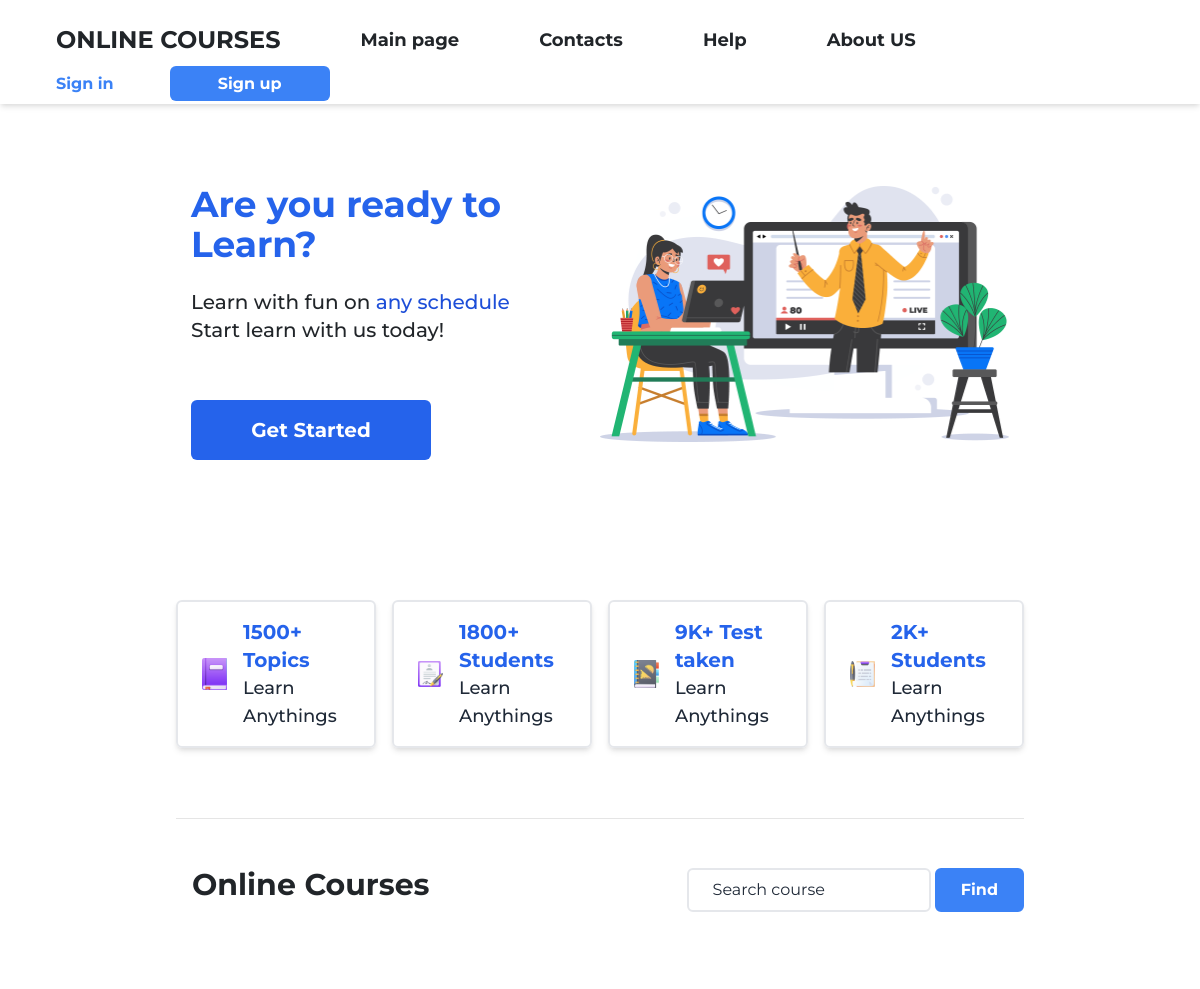
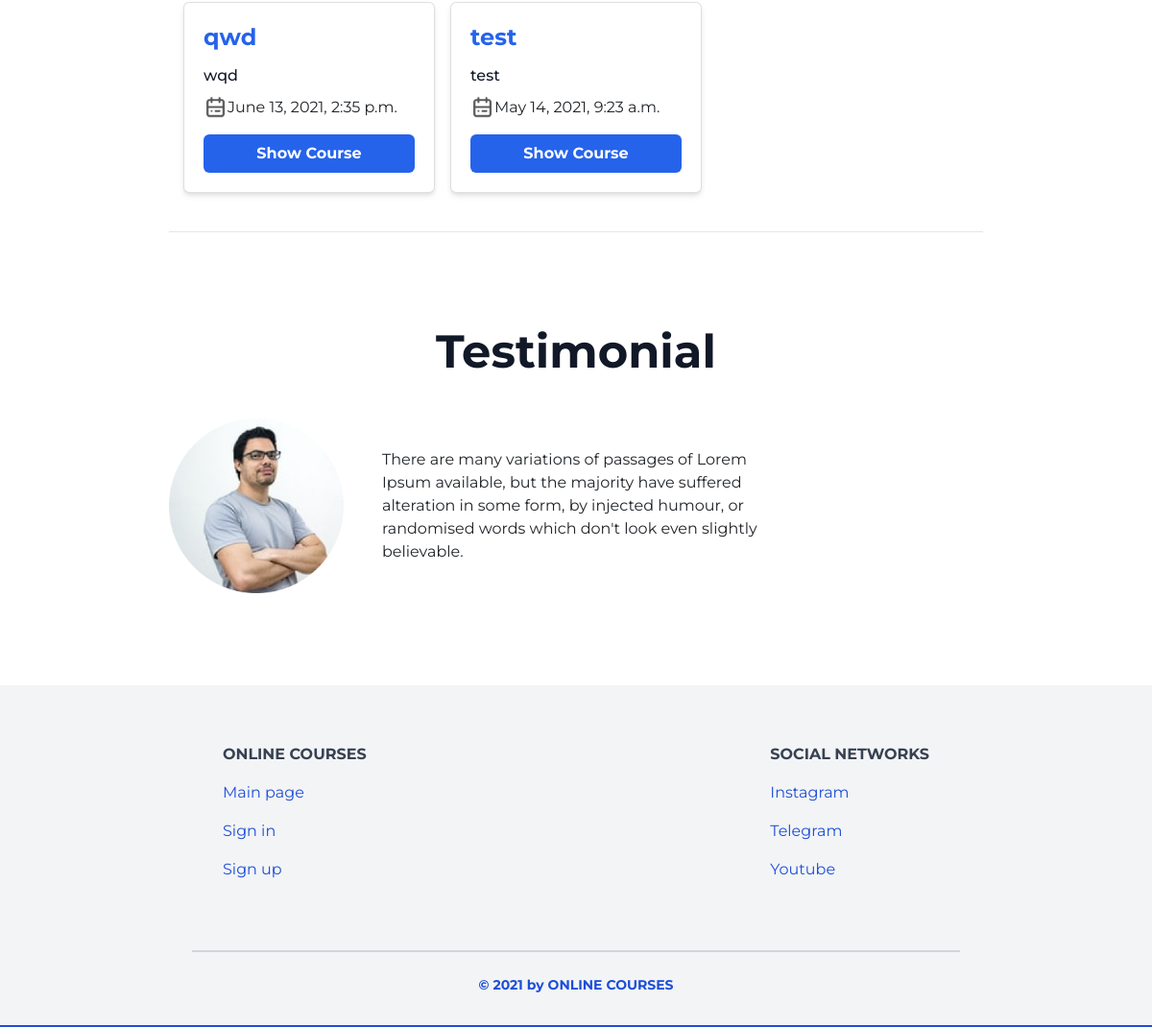
The page / on the database its author committed (2 pictures, top to bottom).
### app/models.py (models this page shows, shortened)
class Courses(models.Model):
    course_name = models.CharField(max_length=1000)
    course_description = models.TextField('description')
    course_date = models.DateTimeField('date created', auto_now_add=True)
    sum_rating = models.FloatField(default=0.0)
    count_rating = models.FloatField(default=0.0)
    course_requirements = models.TextField('requirements')

### app/views.py (the view)
# urls.py: path('', IndexView.as_view(), name='index'),
class IndexView(ListView):
    template_name = "app/index.html"
    context_object_name = "latest_courses"
    queryset = Courses.objects.order_by('course_name')

### app/templates/app/index.html (shortened to what this page needs)
<!DOCTYPE html>
<html lang="en">
<head>
    {% load static %}
    <link rel="stylesheet" href="https://stackpath.bootstrapcdn.com/bootstrap/4.5.0/css/bootstrap.min.css"
>
    <link href="https://unpkg.com/tailwindcss@^2/dist/tailwind.min.css" rel="stylesheet">
    <link href="{% static 'app/css/custom.css' %}" rel="stylesheet">
</head>
<body>
    <nav class="navbar shadow-md">
        <ul class="nav-links flex items-center py-2">
            <a href="/" style="text-decoration: none" class="hover:text-blue-500 transition text-2xl font-bold px-4 py-2 mx-3 logo">
                <span>
                    ONLINE COURSES
                </span>
            </a>
            <li class="text-lg font-bold px-4 py-2 mx-3 nav-item active"><a style="text-decoration: none" class="hover:text-blue-500 transition" href="/">Main page</a></li>
            <li class="text-lg font-bold px-4 py-2 mx-3 nav-item"><a style="text-decoration: none" class="hover:text-blue-500 transition" href="{% url 'contactUs' %}">Contacts</a></li>
            <li class="text-lg font-bold px-4 py-2 mx-3 nav-item"><a style="text-decoration: none" class="hover:text-blue-500 transition" href="{% url 'help' %}">Help</a></li>
            <li class="text-lg font-bold px-4 py-2 mx-3 nav-item"><a style="text-decoration: none" class="hover:text-blue-500 transition" href="{% url 'aboutUs' %}">About US</a></li>
        </ul>
        {%block login%}
        {% if user.is_authenticated%}
        <ul class="nav-links flex items-center">
            <li><a class="px-4 py-2 mx-3 font-bold hover:text-blue-400 transition text-blue-500 nav-item colored cursor-pointer no-underline" href="{% url 'logout' %}">Logout</a></li>
            <li><a class="px-5 py-3 mx-3 font-bold hover:bg-blue-400 transition text-white bg-blue-500 rounded-md nav-item button cursor-pointer" style="text-decoration: none" >{{user.username}}</a></li>
        </ul>
        {%else%}
        <ul class="nav-links flex items-center">
            <li><a class="px-4 py-2 mx-3 font-bold hover:text-blue-400 transition text-blue-500 nav-item colored cursor-pointer no-underline" href="{% url 'login' %}">Sign in</a></li>
            <li><a class="px-5 py-2 mx-3 font-bold hover:bg-blue-400 transition text-white bg-blue-500 rounded-md nav-item button cursor-pointer" style="text-decoration: none" href="{% url 'registration' %}">Sign up</a></li>
        </ul>
        {%endif%}
        {%endblock%}
    </nav>
    <main class="mx-44 mt-16">
        <section class="banner-part" style="padding-bottom:60px">
            <div class="container">
                <div class="grid grid-cols-2 my-10 items-center">
                    <div>
                        <h1 class="my-3 text-4xl font-bold text-blue-600">Are you ready to Learn?</h1>
                        <div class="text-xl font-medium my-4">
                            <p>Learn with fun on <span class="text-blue-700">any schedule</span></p>
                            <p>Start learn with us today!</p>
                        </div>
                        <a class="text-white bg-blue-600 px-5 py-3 rounded-md mt-14 block w-60 text-center font-bold text-xl focus:outline-none focus:ring-2 hover:bg-blue-700 transition" style="text-decoration: none" href="{% url 'login' %}">
                            Get Started
                        </a>
                    </div>
                    <div>
                        <img class="img-fluid" src="{% static 'app/img/Photos/Illustration.png' %}" alt="">
                    </div>
                </div>
            </div>
        </section>
        <section class="categories" style="padding-bottom: 30px;">
            <div class="grid grid-cols-4 gap-4 my-10">
                <div>
                        <div class="border-2 py-3 px-4 rounded-md shadow-md grid grid-cols-4 gap-4">
                            <div class="col-span-1 flex items-center">
                                <img class="img-fluid" width="50" height="50" src="{% static 'app/img/ICON/book.png' %}" alt="">
                            </div>
                            <div class="col-span-3 flex items-center">
                                <div>
                                    <h1 class="text-blue-600 font-bold text-xl">1500+ Topics</h1>
                                    <p class="text-gray-800 font-medium text-lg">Learn Anythings</p>
                                </div>
                            </div>
                        </div>
            </div>
                <div>
                    <div class="border-2 py-3 px-4 rounded-md shadow-md grid grid-cols-4 gap-4">
                        <div class="col-span-1 flex items-center">
                            <img class="img-fluid" width="50" height="50" src="{% static 'app/img/ICON/Student.png' %}" alt="">
                        </div>
                        <div class="col-span-3 flex items-center">
                            <div>
                                <h1 class="text-blue-600 font-bold text-xl">1800+ Students</h1>
                                <p class="text-gray-800 font-medium text-lg">Learn Anythings</p>
                            </div>
                        </div>
                    </div>
                </div>
                <div>
                    <div class="border-2 py-3 px-4 rounded-md shadow-md grid grid-cols-4 gap-4">
                        <div class="col-span-1 flex items-center">
                            <img class="img-fluid" width="50" height="50" src="{% static 'app/img/ICON/Students.png' %}" alt="">
                        </div>
                        <div class="col-span-3 flex items-center">
                            <div>
                                <h1 class="text-blue-600 font-bold text-xl">9K+ Test taken</h1>
                                <p class="text-gray-800 font-medium text-lg">Learn Anythings</p>
                            </div>
                        </div>
                    </div>
                </div>
                <div>
                    <div class="border-2 py-3 px-4 rounded-md shadow-md grid grid-cols-4 gap-4">
                        <div class="col-span-1 flex items-center">
                            <img class="img-fluid" width="50" height="50" src="{% static 'app/img/ICON/Test.png' %}" alt="">
                        </div>
                        <div class="col-span-3 flex items-center">
                            <div>
                                <h1 class="text-blue-600 font-bold text-xl">2K+ Students</h1>
                                <p class="text-gray-800 font-medium text-lg">Learn Anythings</p>
                            </div>
                        </div>
                    </div>
                </div>
            </div>
        </section>
        <hr>
        <section class="course-section">
            <div class="flex items-center justify-between">
                <h1 class="text-3xl font-bold ml-3 my-5">Online Courses</h1>
                <div>
                    <form class="" action="{%url 'search_by_course_text' %}" method="post" style="padding-top: 10px;">
                        <input id="search_field" class="border-2 px-4 py-2 rounded-md placeholder-gray-800 focus:outline-none focus:ring-indigo-500 focus:ring-2" type="text" name="search_field" value="" method='POST' placeholder="Search course" required>
                        <button type="submit" class="bg-blue-500 px-4 py-2 text-white font-bold rounded-md border-blue-500 border-2">Find</button>
                    </form>
                </div>
            </div>
            <div class="container course-content my-10">
                {% if latest_courses %}
                <div class="grid grid-cols-3 gap-4">
                    {% for course in latest_courses %}
                    <div class="card shadow-md rounded-md">
                        <div class="card-body">
                            <h5 class="card-title text-2xl font-bold text-blue-600">{{course.course_name}}</h5>
                            <p class="card-text text-gray-900 font-medium">{{course.course_description|truncatewords:10}}</p>
                            <div class="flex items-center my-2">
                                <img src="{% static 'app/img/ICON/calendar.png' %}" width="25" height="25">
                                <p class="">{{course.course_date}}</p>
                            </div>
                            <a style="text-decoration: none" href="{% url 'get_course_by_id' course.id%}" class="text-white bg-blue-600 px-3 py-2 rounded-md mt-3 block w-full text-center font-bold focus:outline-none focus:ring-2 hover:bg-blue-700 transition button-highlight buy-course-button">
                                Show Course
                            </a>
                        </div>
                    </div>
                    {% endfor %}
                    {% else %}
                        <p> "No available courses" </p>
                    {% endif %}
                </div>
            </div>
        </section>
        <hr>
        <section id="testimonial" class="my-24">
            <div class="text-center text-5xl font-bold text-gray-900">
                <h2>Testimonial</h2>
            </div>
            <div class="container test-area">
                <div class="row my-10">
                    <div class="grid grid-cols-4 items-center gap-10">
                        <div class="flex justify-end col-span-1">
                            <img src="{% static 'app/img/Photos/Man.png' %}" width="200" height="200">
                        </div>
                        <p class="col-span-2">There are many variations of passages of Lorem Ipsum available, but the
                            majority have suffered alteration in some form, by injected humour,
                            or randomised words which don't look even slightly believable.</p>
                    </div>
                </div>
            </div>
        </section>
    </main>
    <footer class="px-44 footer bg-gray-100 relative pt-1 border-b-2 border-blue-700 ">
        <div class="container mx-auto px-6">
            <div class="sm:flex sm:mt-8">
                <div class="mt-8 sm:mt-0 sm:w-full sm:px-8 flex flex-col md:flex-row justify-between">
                    <div class="flex flex-col">
                        <span class="font-bold text-gray-700 uppercase mt-4 md:mt-0 mb-2">ONLINE COURSES</span>
                        <span class="my-2"><a href="/" class="text-blue-700  text-md hover:text-blue-500">Main page</a></span>
                        <span class="my-2"><a href="/login" class="text-blue-700  text-md hover:text-blue-500">Sign in</a></span>
                        <span class="my-2"><a href="/register" class="text-blue-700  text-md hover:text-blue-500">Sign up</a></span>
                    </div>
                    <div class="flex flex-col">
                        <span class="font-bold text-gray-700 uppercase mt-4 md:mt-0 mb-2">SOCIAL NETWORKS</span>
                        <span class="my-2"><a href="#" class="text-blue-700 text-md hover:text-blue-500">Instagram</a></span>
                        <span class="my-2"><a href="#" class="text-blue-700  text-md hover:text-blue-500">Telegram</a></span>
                        <span class="my-2"><a href="#" class="text-blue-700 text-md hover:text-blue-500">Youtube</a></span>
                    </div>
                </div>
            </div>
        </div>
        <div class="container mx-auto px-6">
            <div class="mt-16 border-t-2 border-gray-300 flex flex-col items-center">
                <div class="sm:w-2/3 text-center py-6">
                    <p class="text-sm text-blue-700 font-bold mb-2">
                        © 2021 by ONLINE COURSES
                    </p>
                </div>
            </div>
        </div>
    </footer>
</body>
</html>

### app/static/app/css/custom.css (style rules this page uses)
* { font-family: 'Montserrat', sans-serif; }

### rows shown on the page
Courses: course_name "qwd", course_description "wqd", course_date "June 13, 2021, 2:35 p.m."
Courses: course_name "test", course_description "test", course_date "May 14, 2021, 9:23 a.m."
